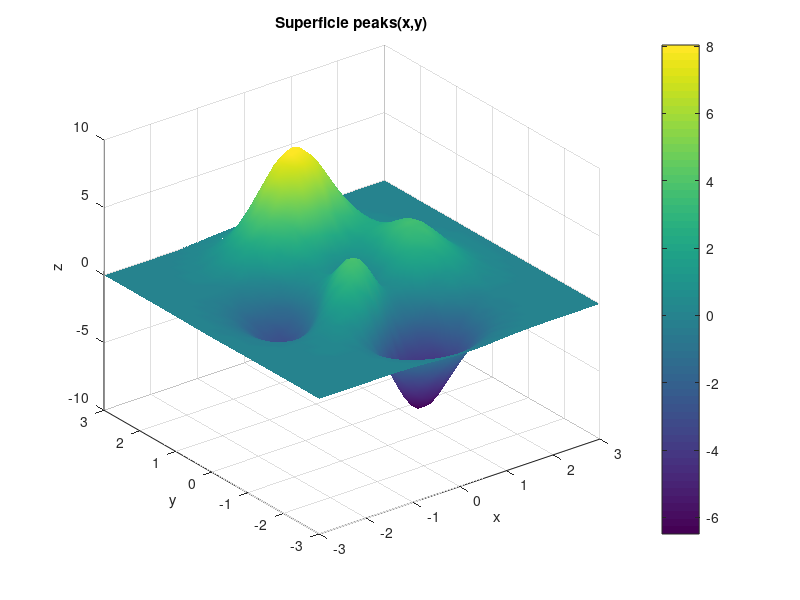

Reproduce this figure in MATLAB.
% Surface_3D.m — Superficie 3D con surf()
clear; clc;

[X, Y] = meshgrid(-3:0.15:3, -3:0.15:3);
Z = peaks(X, Y);  % funcion built-in para demo

figure;
surf(X, Y, Z);
colorbar;
xlabel('x'); ylabel('y'); zlabel('z');
title('Superficie peaks(x,y)');
shading interp;

fprintf('Superficie 3D peaks renderizada con sombreado interpolado.\n');
